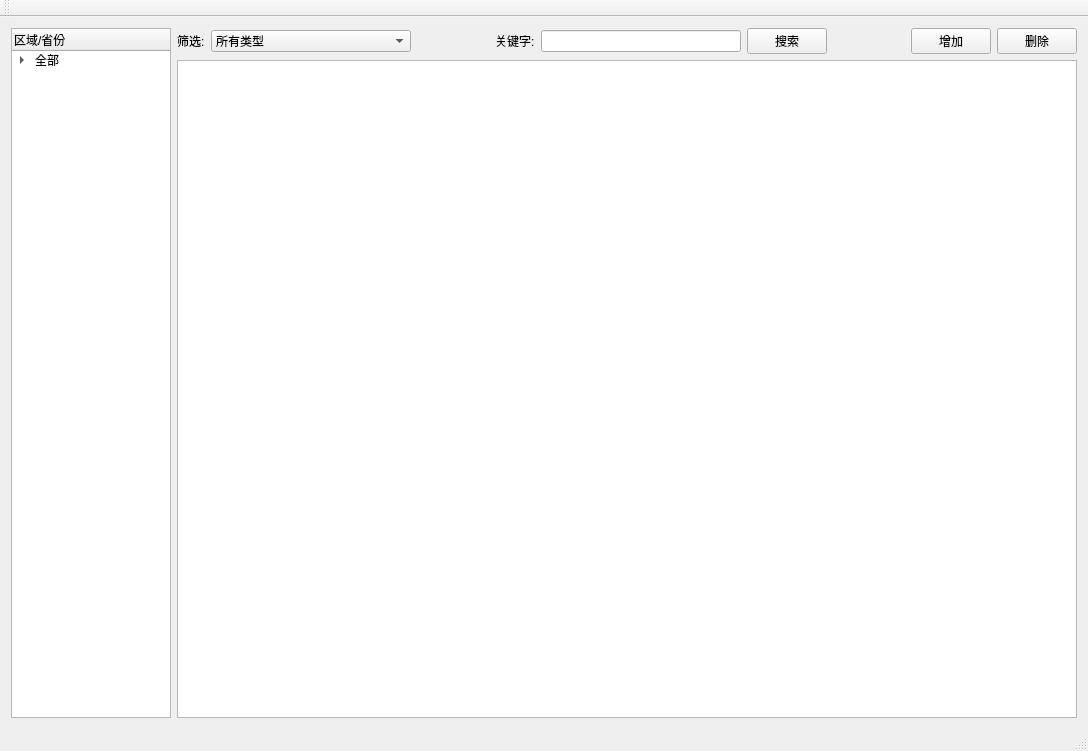
<?xml version="1.0" encoding="UTF-8"?>
<ui version="4.0">
 <class>MainWindow</class>
 <widget class="QMainWindow" name="MainWindow">
  <property name="geometry">
   <rect>
    <x>0</x>
    <y>0</y>
    <width>1088</width>
    <height>751</height>
   </rect>
  </property>
  <property name="windowTitle">
   <string>MainWindow</string>
  </property>
  <widget class="QWidget" name="centralWidget">
   <layout class="QGridLayout" name="gridLayout">
    <item row="0" column="0" rowspan="2">
     <widget class="QTreeWidget" name="treeWidget">
      <property name="maximumSize">
       <size>
        <width>160</width>
        <height>16777215</height>
       </size>
      </property>
      <column>
       <property name="text">
        <string>区域/省份</string>
       </property>
      </column>
      <item>
       <property name="text">
        <string>全部</string>
       </property>
       <item>
        <property name="text">
         <string>华东</string>
        </property>
        <item>
         <property name="text">
          <string>山东</string>
         </property>
        </item>
        <item>
         <property name="text">
          <string>浙江</string>
         </property>
        </item>
        <item>
         <property name="text">
          <string>江苏</string>
         </property>
        </item>
        <item>
         <property name="text">
          <string>安徽</string>
         </property>
        </item>
        <item>
         <property name="text">
          <string>上海</string>
         </property>
        </item>
        <item>
         <property name="text">
          <string>福建</string>
         </property>
        </item>
       </item>
       <item>
        <property name="text">
         <string>华南</string>
        </property>
        <item>
         <property name="text">
          <string>广东</string>
         </property>
        </item>
        <item>
         <property name="text">
          <string>广西</string>
         </property>
        </item>
        <item>
         <property name="text">
          <string>海南</string>
         </property>
        </item>
       </item>
       <item>
        <property name="text">
         <string>华中</string>
        </property>
        <item>
         <property name="text">
          <string>湖北</string>
         </property>
        </item>
        <item>
         <property name="text">
          <string>湖南</string>
         </property>
        </item>
        <item>
         <property name="text">
          <string>河南</string>
         </property>
        </item>
        <item>
         <property name="text">
          <string>江西</string>
         </property>
        </item>
       </item>
       <item>
        <property name="text">
         <string>华北</string>
        </property>
        <item>
         <property name="text">
          <string>北京</string>
         </property>
        </item>
        <item>
         <property name="text">
          <string>天津</string>
         </property>
        </item>
        <item>
         <property name="text">
          <string>河北</string>
         </property>
        </item>
        <item>
         <property name="text">
          <string>山西</string>
         </property>
        </item>
        <item>
         <property name="text">
          <string>内蒙</string>
         </property>
        </item>
       </item>
       <item>
        <property name="text">
         <string>其他</string>
        </property>
        <item>
         <property name="text">
          <string>宁夏</string>
         </property>
        </item>
        <item>
         <property name="text">
          <string>新疆</string>
         </property>
        </item>
        <item>
         <property name="text">
          <string>青海</string>
         </property>
        </item>
        <item>
         <property name="text">
          <string>陕西</string>
         </property>
        </item>
        <item>
         <property name="text">
          <string>甘肃</string>
         </property>
        </item>
        <item>
         <property name="text">
          <string>四川</string>
         </property>
        </item>
        <item>
         <property name="text">
          <string>云南</string>
         </property>
        </item>
        <item>
         <property name="text">
          <string>贵州</string>
         </property>
        </item>
        <item>
         <property name="text">
          <string>西藏</string>
         </property>
        </item>
        <item>
         <property name="text">
          <string>重庆</string>
         </property>
        </item>
        <item>
         <property name="text">
          <string>辽宁</string>
         </property>
        </item>
        <item>
         <property name="text">
          <string>吉林</string>
         </property>
        </item>
        <item>
         <property name="text">
          <string>黑龙江</string>
         </property>
        </item>
       </item>
      </item>
     </widget>
    </item>
    <item row="0" column="1">
     <widget class="QLabel" name="label">
      <property name="text">
       <string>筛选:</string>
      </property>
     </widget>
    </item>
    <item row="0" column="2">
     <widget class="QComboBox" name="comboBox">
      <property name="minimumSize">
       <size>
        <width>200</width>
        <height>0</height>
       </size>
      </property>
      <property name="maximumSize">
       <size>
        <width>16777215</width>
        <height>16777215</height>
       </size>
      </property>
      <item>
       <property name="text">
        <string>所有类型</string>
       </property>
      </item>
      <item>
       <property name="text">
        <string>企业</string>
       </property>
      </item>
      <item>
       <property name="text">
        <string>高校</string>
       </property>
      </item>
      <item>
       <property name="text">
        <string>研究所</string>
       </property>
      </item>
      <item>
       <property name="text">
        <string>代理</string>
       </property>
      </item>
      <item>
       <property name="text">
        <string>外</string>
       </property>
      </item>
      <item>
       <property name="text">
        <string>政府机构</string>
       </property>
      </item>
      <item>
       <property name="text">
        <string>部队</string>
       </property>
      </item>
      <item>
       <property name="text">
        <string>第三方</string>
       </property>
      </item>
     </widget>
    </item>
    <item row="0" column="3">
     <spacer name="horizontalSpacer_2">
      <property name="orientation">
       <enum>Qt::Horizontal</enum>
      </property>
      <property name="sizeHint" stdset="0">
       <size>
        <width>40</width>
        <height>20</height>
       </size>
      </property>
     </spacer>
    </item>
    <item row="0" column="4">
     <widget class="QLabel" name="label_2">
      <property name="text">
       <string>关键字:</string>
      </property>
     </widget>
    </item>
    <item row="0" column="5">
     <widget class="QLineEdit" name="lineEdit">
      <property name="minimumSize">
       <size>
        <width>200</width>
        <height>0</height>
       </size>
      </property>
     </widget>
    </item>
    <item row="0" column="6">
     <widget class="QPushButton" name="btn_select">
      <property name="text">
       <string>搜索</string>
      </property>
     </widget>
    </item>
    <item row="0" column="7">
     <spacer name="horizontalSpacer">
      <property name="orientation">
       <enum>Qt::Horizontal</enum>
      </property>
      <property name="sizeHint" stdset="0">
       <size>
        <width>3</width>
        <height>3</height>
       </size>
      </property>
     </spacer>
    </item>
    <item row="0" column="8">
     <widget class="QPushButton" name="btn_add">
      <property name="text">
       <string>增加</string>
      </property>
     </widget>
    </item>
    <item row="0" column="9">
     <widget class="QPushButton" name="btn_delete">
      <property name="text">
       <string>删除</string>
      </property>
     </widget>
    </item>
    <item row="1" column="1" colspan="9">
     <widget class="QTableView" name="tableView"/>
    </item>
   </layout>
  </widget>
  <widget class="QMenuBar" name="menuBar">
   <property name="geometry">
    <rect>
     <x>0</x>
     <y>0</y>
     <width>1088</width>
     <height>26</height>
    </rect>
   </property>
  </widget>
  <widget class="QToolBar" name="mainToolBar">
   <attribute name="toolBarArea">
    <enum>TopToolBarArea</enum>
   </attribute>
   <attribute name="toolBarBreak">
    <bool>false</bool>
   </attribute>
  </widget>
  <widget class="QStatusBar" name="statusBar"/>
 </widget>
 <layoutdefault spacing="6" margin="11"/>
 <resources/>
 <connections/>
</ui>
